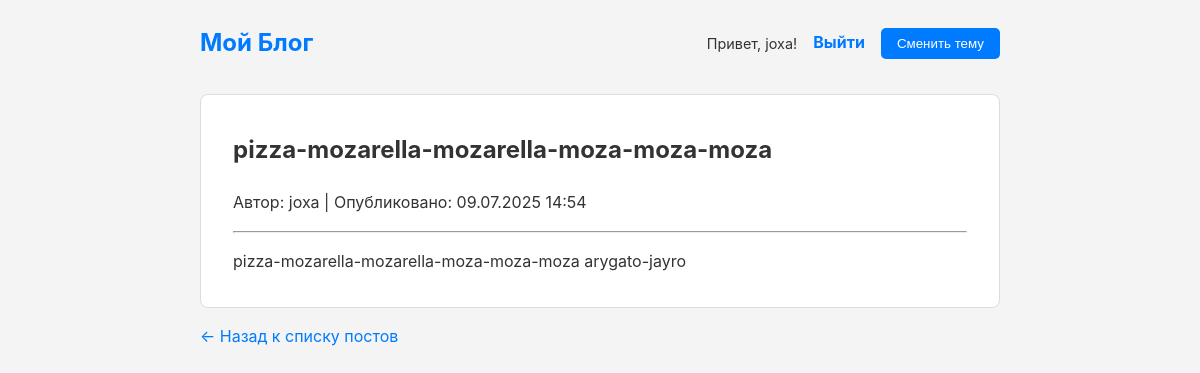
The app's page /post/4/ (signed in) with its own data.
### blug/models.py (models this page shows, shortened)
class BlogPost(models.Model):
    title = models.CharField(max_length=200)
    content = models.TextField()
    created_at = models.DateTimeField(auto_now_add=True)
    author = models.ForeignKey(User, on_delete=models.CASCADE, related_name='blog_posts')

### blug/views.py (the view)
# urls.py: path('post/<int:pk>/', BlogPostDetailView.as_view(), name='blog_detail'),
class BlogPostDetailView(LoginRequiredMixin, DetailView):
    model = BlogPost
    template_name = 'blogpost_detail.html'

### blug/templates/blogpost_detail.html (shortened to what this page needs)
{% extends "base.html" %}
{% block content %}
    <article class="post-entry">
        <h1>{{ object.title }}</h1>
        <p class="author-info">Автор: {{ object.author }} | Опубликовано: {{ object.created_at|date:"d.m.Y H:i" }}</p>
        <hr>
        <div class="post-content">
            {{ object.content|linebreaks }}
        </div>
    </article>
    <a href="{% url 'blog_list' %}">← Назад к списку постов</a>
{% endblock %}

### blug/templates/base.html (shortened to what this page needs)
<!DOCTYPE html>
{% load static %}
<html lang="ru">
<head>
    <link rel="stylesheet" href="{% static 'blug/css/blog.css' %}">
</head>
<body>
    <div class="container">
        <header class="site-header">
            <a href="{% url 'blog_list' %}" class="site-title">Мой Блог</a>
            <div class="header-controls">
                {% if user.is_authenticated %}
                    <span class="user-greeting">Привет, {{ user.username }}!</span>
                    <form action="{% url 'logout' %}" method="post" style="display: inline; margin: 0;">
                        <button type="submit" class="auth-link link-button">Выйти</button>
                    </form>
                {% else %}
                    <a href="{% url 'login' %}" class="auth-link">Войти</a>
                    <a href="{% url 'register' %}" class="auth-link">Регистрация</a>
                {% endif %}
                <button id="theme-toggle" class="theme-toggle-button">Сменить тему</button>
            </div>
        </header>
        {% block content %}{% endblock %}
    </div>
</body>
</html>

### blug/static/blug/css/blog.css (style rules this page uses)
:root { --background-color: #f4f4f4; --text-color: #333; --card-background: #fff; --card-border: #ddd; --link-color: #007bff; --button-bg: #007bff; --button-text: #fff; }
body { font-family: -apple-system, BlinkMacSystemFont, "Segoe UI", Roboto, "Helvetica Neue", Arial, sans-serif; background-color: var(--background-color); color: var(--text-color); line-height: 1.6; transition: background-color 0.3s, color 0.3s; }
.container { max-width: 800px; margin: auto; overflow: auto; padding: 0 2rem; }
a { color: var(--link-color); text-decoration: none; }
.post-entry { background: var(--card-background); padding: 1rem 2rem; border: 1px solid var(--card-border); margin-bottom: 1rem; border-radius: 0.5rem; transition: background-color 0.3s, border-color 0.3s; }
.site-header { display: flex; justify-content: space-between; align-items: center; padding: 1rem 0; margin-bottom: 1rem; }
.site-title { font-size: 1.5rem; font-weight: bold; }
.header-controls { display: flex; align-items: center; gap: 1rem; }
.user-greeting { font-size: 0.9rem; }
.auth-link { font-size: 0.9rem; font-weight: bold; }
.link-button { background: none; border: none; padding: 0; cursor: pointer; color: var(--link-color); font-family: inherit; font-size: inherit; vertical-align: baseline; text-decoration: none; }
.theme-toggle-button { background-color: var(--button-bg); color: var(--button-text); border: none; padding: 0.5rem 1rem; border-radius: 5px; cursor: pointer; transition: background-color 0.3s; }

### records on screen
BlogPost: title "pizza-mozarella-mozarella-moza-moza-moza", author "joxa", created_at "09.07.2025 14:54", content "pizza-mozarella-mozarella-moza-moza-moza arygato-jayro"

### other values on screen
{{ user.username }} "joxa"
